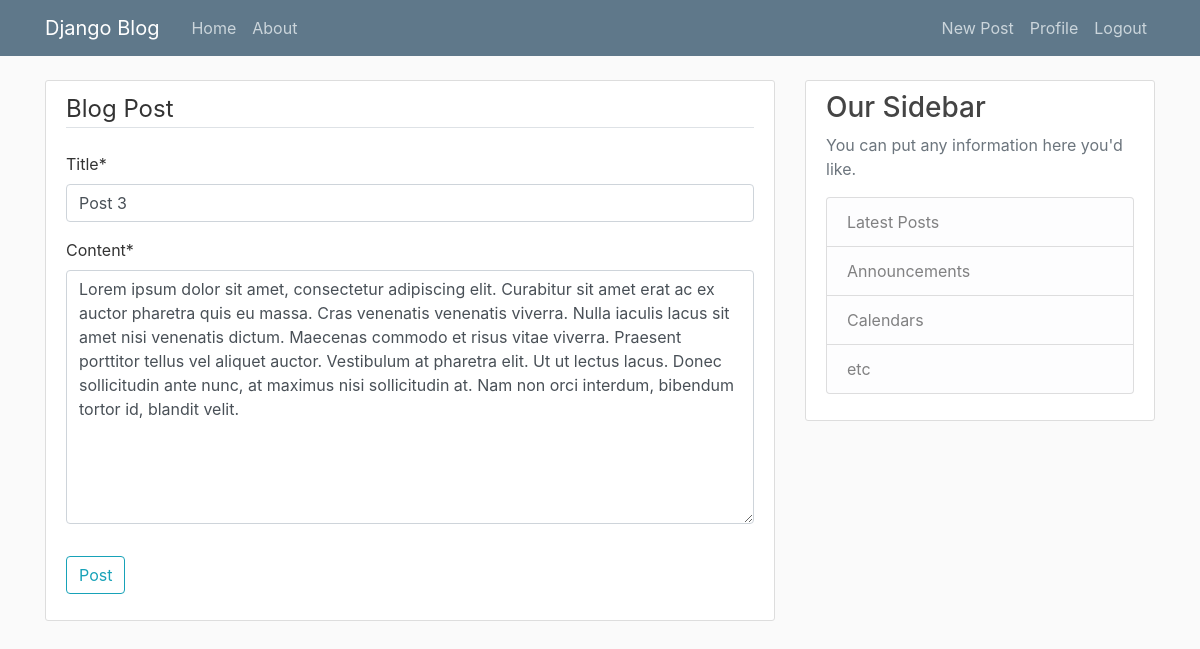
/post/3/update (signed in), run on the app's committed database.
### blog/models.py (models this page shows, shortened)
class Post(models.Model):
    title = models.CharField(max_length=100)
    content = models.TextField()
    date_posted = models.DateTimeField(default=timezone.now)
    author = models.ForeignKey(User, on_delete=models.CASCADE) #delete posts if user deleted

### blog/views.py (the view, shortened to what this page needs)
# urls.py: path('post/<int:pk>/update', PostUpdateView.as_view(), name='post-update'),
class PostUpdateView(LoginRequiredMixin, UserPassesTestMixin, UpdateView):
    model = Post
    fields = ['title', 'content']
    def test_func(self):
        post = self.get_object()
        if self.request.user == post.author:
            return True
        return False

### blog/templates/blog/post_form.html (shortened to what this page needs)
{% extends "blog/base.html" %}
{% load crispy_forms_tags %}
{% block content %}
  <div class="content-section">
      <form method="POST">
        <fieldset class="form-group">
            <legend class="border-bottom mb-4">Blog Post</legend>
            {{ form|crispy }}
        </fieldset>
        <div class="form-group">
            <button class="btn btn-outline-info" type="submit">Post</button>
        </div>
      </form>
  </div>
{% endblock content %}

### blog/static/blog/main.css (style rules this page uses)
body { background: #fafafa; color: #333333; margin-top: 5rem; }
.content-section { background: #ffffff; padding: 10px 20px; border: 1px solid #dddddd; border-radius: 3px; margin-bottom: 20px; }

### data on the page
Post: title "Post 3", content "Lorem ipsum dolor sit amet, consectetur adipiscing elit. Curabitur sit amet erat ac ex auctor pharetra quis eu massa. Cras venenatis venenatis viverra. Nulla iaculis lacus sit amet nisi venenatis dictum. Maecenas commodo et risus vitae viverra. Praesent porttitor tellus vel aliquet auctor. Vestibulum at pharetra elit. Ut ut lectus lacus. Donec sollicitudin ante nunc, at maximus nisi sollicitudin at. Nam non orci interdum, bibendum tortor id, blandit velit."
